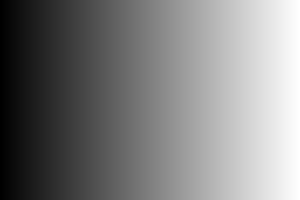
#> input picture img/gray_gradient.jpg, 300 x 200 px
$ python 07threshold.py
#> lines starting #> are read from the running program, lines starting #| are printed output that depends on the picture; after the words box and inside, x2 and y2 are one past the last pixel; in counts of white or black regions, pixels touching at a corner belong together
import cv2
import numpy as np

img = cv2.imread('./img/gray_gradient.jpg', cv2.IMREAD_GRAYSCALE)
#> img is the input picture: shape (200, 300); min 0, max 255, mean 127.1

thresh_np = np.zeros_like(img)

thresh_np[img > 192] = 255
thresh_np[(img > 128) & (img < 192)] = 128
thresh_np[(img > 64) & (img < 128)] = 64

thresh_np2 = np.zeros_like(img)
thresh_np2[img > 64] = 64
thresh_np2[(img > 128)] = 128
thresh_np2[(img > 192)] = 192

thresh_np3 = np.zeros_like(img)
print(img.shape)
#| (200, 300)
xsize, ysize = img.shape
#> xsize = 200; ysize = 300
for x in range(xsize):
    for y in range(ysize):
        if(img[x, y] > 64):
            thresh_np3[x,y] = 64
        if(img[x, y] > 128):
            thresh_np3[x,y] = 128
        if(img[x, y] > 192):
            thresh_np3[x,y] = 255
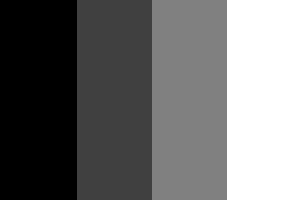
#> thresh_np3: shape (200, 300); min 0, max 255, mean 110

_, thresh_np4 = cv2.threshold(img, 64, 255, cv2.THRESH_BINARY)
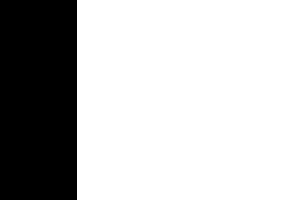
#> thresh_np4: shape (200, 300); 74.3% white; 1 black region, box (x1, y1, x2, y2) and area: (0, 0, 77, 200) 15400

cv2.imshow("thresh_np", thresh_np)
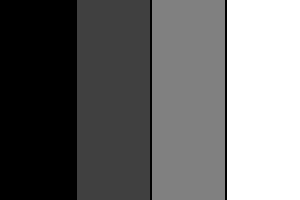
#> window 'thresh_np': shape (200, 300); min 0, max 255, mean 108.8
cv2.imshow("thresh_np2", thresh_np2)
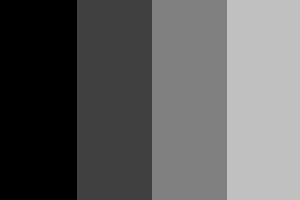
#> window 'thresh_np2': shape (200, 300); min 0, max 192, mean 94.7
cv2.imshow("thresh_np3", thresh_np3)
cv2.imshow("thresh_np4", thresh_np4)
cv2.imshow("original", img)
cv2.waitKey()
cv2.destroyAllWindows()

img = cv2.imread('./img/scaned_paper.jpg',cv2.IMREAD_GRAYSCALE)
_, thresh_cv1 = cv2.threshold(img, 80, 255, cv2.THRESH_BINARY)
_, thresh_cv2 = cv2.threshold(img, 100, 255, cv2.THRESH_BINARY)
_, thresh_cv3 = cv2.threshold(img, 120, 255, cv2.THRESH_BINARY)
_, thresh_cv4 = cv2.threshold(img, 140, 255, cv2.THRESH_BINARY)
t, thresh_otsu = cv2.threshold(img, -1, 255, cv2.THRESH_BINARY | cv2.THRESH_OTSU)
#> t = 0

cv2.imshow("paper", img)
cv2.imshow("thresh_cv1", thresh_cv1)
cv2.imshow("thresh_cv2", thresh_cv2)
cv2.imshow("thresh_cv3", thresh_cv3)
cv2.imshow("thresh_cv4", thresh_cv4)
cv2.imshow("thresh_otsu", thresh_otsu)

print(t)
#| 0.0

cv2.waitKey()
cv2.destroyAllWindows()

blk_size = 9
C = 5
img = cv2.imread('./img/sudoku.png', cv2.IMREAD_GRAYSCALE)
t, thresh_otsu = cv2.threshold(img, -1, 255, cv2.THRESH_BINARY | cv2.THRESH_OTSU)
#> (the run stopped early here; a loop or call above may not have finished)
